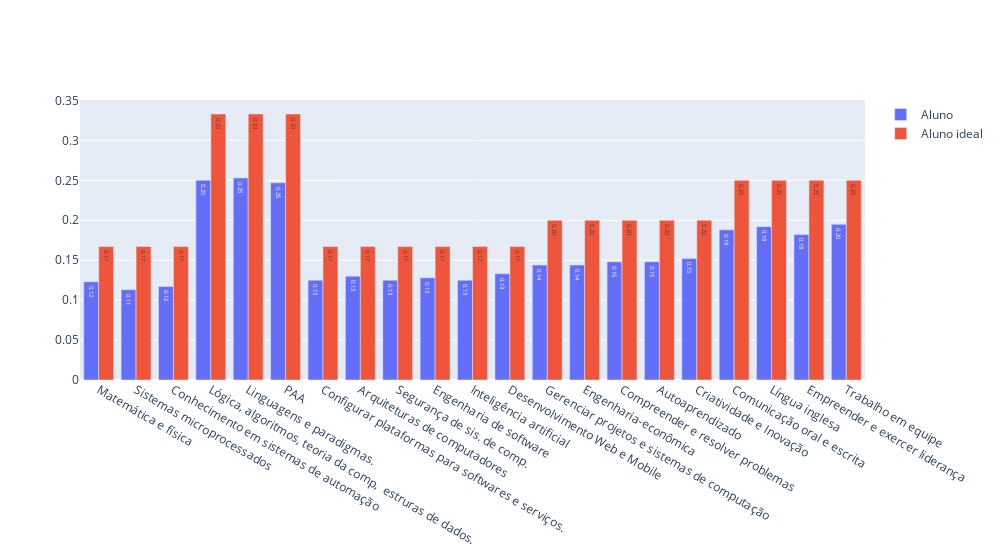

This figure's notebook cell:
### Markdown cell above
### Plot comparando os dois alunos

### Code cell
fig = Plot.bar_plot(
    categorias,
    ['Aluno', 'Aluno ideal'],
    [
        list(visao_aluno.values()),
        list(visao_aluno_ideal.values()),
    ])
# fig.write_html(path.join(OUT_DIR, 'bar_plot_alunos.html'))
fig.write_image(path.join(OUT_DIR, 'bar_plot_alunos.pdf'), format='pdf')
fig

### Figure 1 — Plotly figure (JSON) as saved in the notebook; plotly's stock layout.template omitted (floating-point values rounded to 4 significant figures)
{"data": [{"name": "Aluno", "text": ["0.123", "0.113", "0.117", "0.25", "0.253", "0.247", "0.125", "0.13", "0.125", "0.128", "0.125", "0.133", "0.144", "0.144", "0.148", "0.148", "0.152", "0.188", "0.192", "0.182", "0.195"], "textposition": "auto", "texttemplate": "%{text:.2f}", "type": "bar", "x": ["Matemática e física", "Sistemas microprocessados", "Conhecimento em sistemas de automação ", "Lógica, algoritmos, teoria da comp,  estruras de dados.", "Linguagens e paradigmas.", "PAA", "Configurar plataformas para softwares e serviços.", "Arquiteturas de computadores", "Segurança de sis. de comp.", "Engenharia de software", "Inteligência artificial", "Desenvolvimento Web e Mobile", "Gerenciar projetos e sistemas de computação", "Engenharia-econômica", "Compreender e resolver problemas", "Autoaprendizado", "Criatividade e Inovação", "Comunicação oral e escrita", "Língua inglesa", "Empreender e exercer liderança", "Trabalho em equipe"], "y": [0.123, 0.113, 0.117, 0.25, 0.253, 0.247, 0.125, 0.13, 0.125, 0.128, 0.125, 0.133, 0.144, 0.144, 0.148, 0.148, 0.152, 0.188, 0.192, 0.182, 0.195]}, {"name": "Aluno ideal", "text": ["0.167", "0.167", "0.167", "0.333", "0.333", "0.333", "0.167", "0.167", "0.167", "0.167", "0.167", "0.167", "0.2", "0.2", "0.2", "0.2", "0.2", "0.25", "0.25", "0.25", "0.25"], "textposition": "auto", "texttemplate": "%{text:.2f}", "type": "bar", "x": ["Matemática e física", "Sistemas microprocessados", "Conhecimento em sistemas de automação ", "Lógica, algoritmos, teoria da comp,  estruras de dados.", "Linguagens e paradigmas.", "PAA", "Configurar plataformas para softwares e serviços.", "Arquiteturas de computadores", "Segurança de sis. de comp.", "Engenharia de software", "Inteligência artificial", "Desenvolvimento Web e Mobile", "Gerenciar projetos e sistemas de computação", "Engenharia-econômica", "Compreender e resolver problemas", "Autoaprendizado", "Criatividade e Inovação", "Comunicação oral e escrita", "Língua inglesa", "Empreender e exercer liderança", "Trabalho em equipe"], "y": [0.167, 0.167, 0.167, 0.333, 0.333, 0.333, 0.167, 0.167, 0.167, 0.167, 0.167, 0.167, 0.2, 0.2, 0.2, 0.2, 0.2, 0.25, 0.25, 0.25, 0.25]}], "layout": {"barmode": "group", "uniformtext": {"minsize": 1, "mode": "show"}, "width": 1000}}
